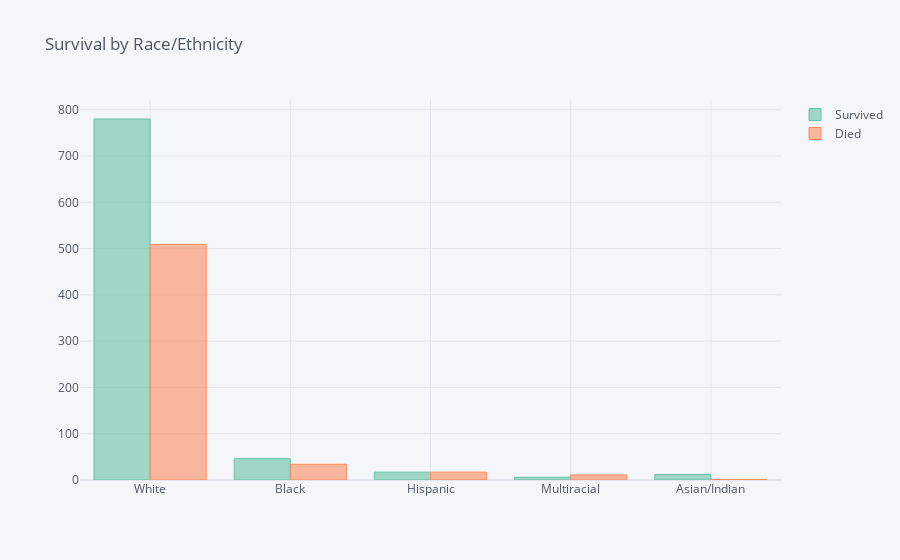

Here is the notebook cell this chart was saved with:
### Code cell
# Exploring survival by race/ethnicity
main_race.iplot(kind='bar', title='Survival by Race/Ethnicity', colorscale='set2')

### Figure 1 — Plotly figure (JSON) as saved in the notebook; plotly's stock layout.template omitted (floating-point values rounded to 4 significant figures)
{"data": [{"marker": {"color": "rgba(102, 194, 165, 0.6)", "line": {"color": "rgba(102, 194, 165, 1.0)", "width": 1}}, "name": "Survived", "orientation": "v", "text": "", "type": "bar", "x": ["White", "Black", "Hispanic", "Multiracial", "Asian/Indian"], "y": [780, 46, 17, 6, 12]}, {"marker": {"color": "rgba(252, 141, 98, 0.6)", "line": {"color": "rgba(252, 141, 98, 1.0)", "width": 1}}, "name": "Died", "orientation": "v", "text": "", "type": "bar", "x": ["White", "Black", "Hispanic", "Multiracial", "Asian/Indian"], "y": [509, 34, 17, 11, 1]}], "layout": {"autosize": true, "legend": {"bgcolor": "#F5F6F9", "font": {"color": "#4D5663"}}, "paper_bgcolor": "#F5F6F9", "plot_bgcolor": "#F5F6F9", "title": {"font": {"color": "#4D5663"}, "text": "Survival by Race/Ethnicity"}, "xaxis": {"autorange": true, "gridcolor": "#E1E5ED", "range": [-0.5, 4.5], "showgrid": true, "tickfont": {"color": "#4D5663"}, "title": {"font": {"color": "#4D5663"}, "text": ""}, "type": "category", "zerolinecolor": "#E1E5ED"}, "yaxis": {"autorange": true, "gridcolor": "#E1E5ED", "range": [0, 821.1], "showgrid": true, "tickfont": {"color": "#4D5663"}, "title": {"font": {"color": "#4D5663"}, "text": ""}, "type": "linear", "zerolinecolor": "#E1E5ED"}}}
